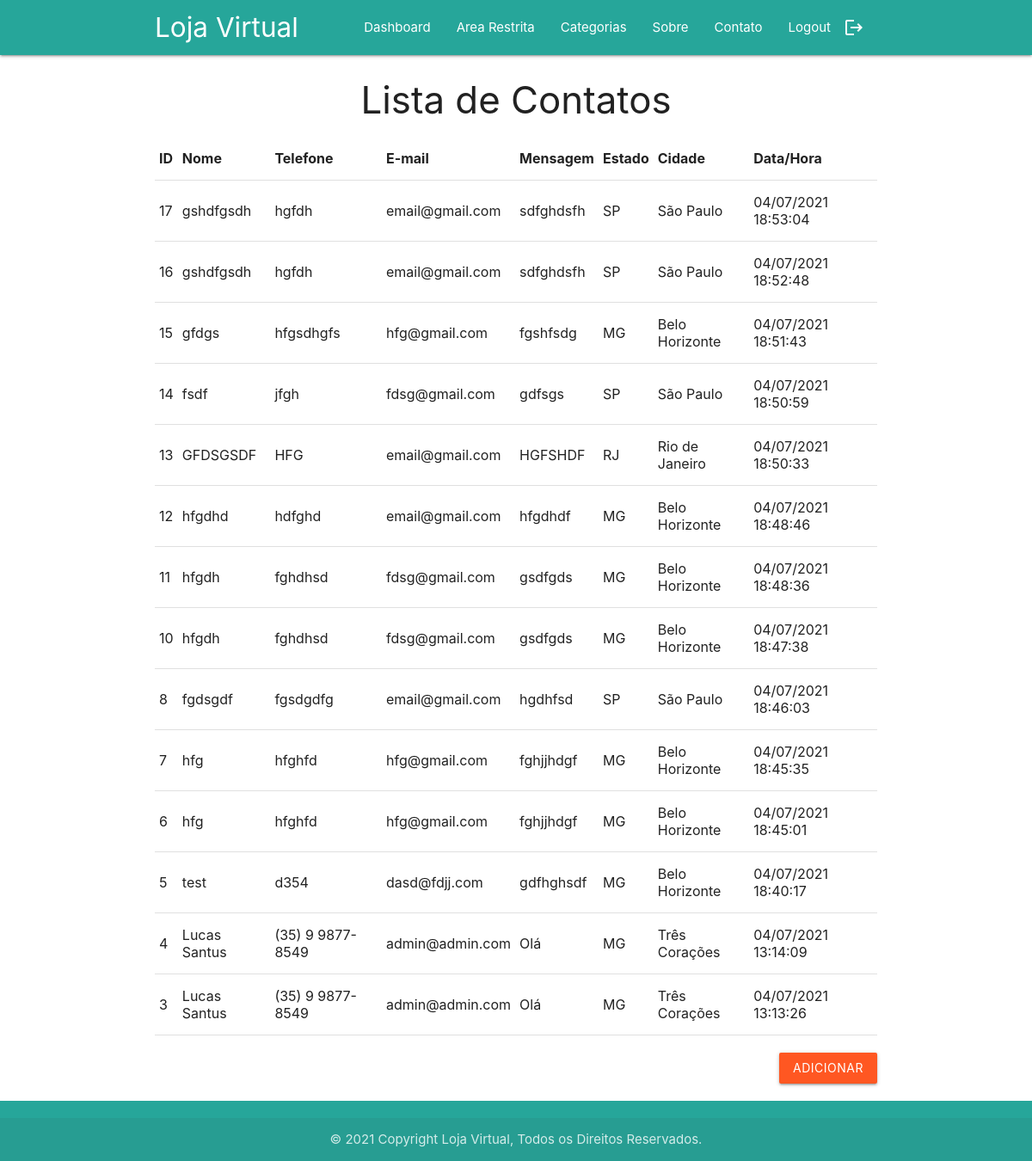
The page /?pg=contato/contatos (signed in) on the database as committed earlier.
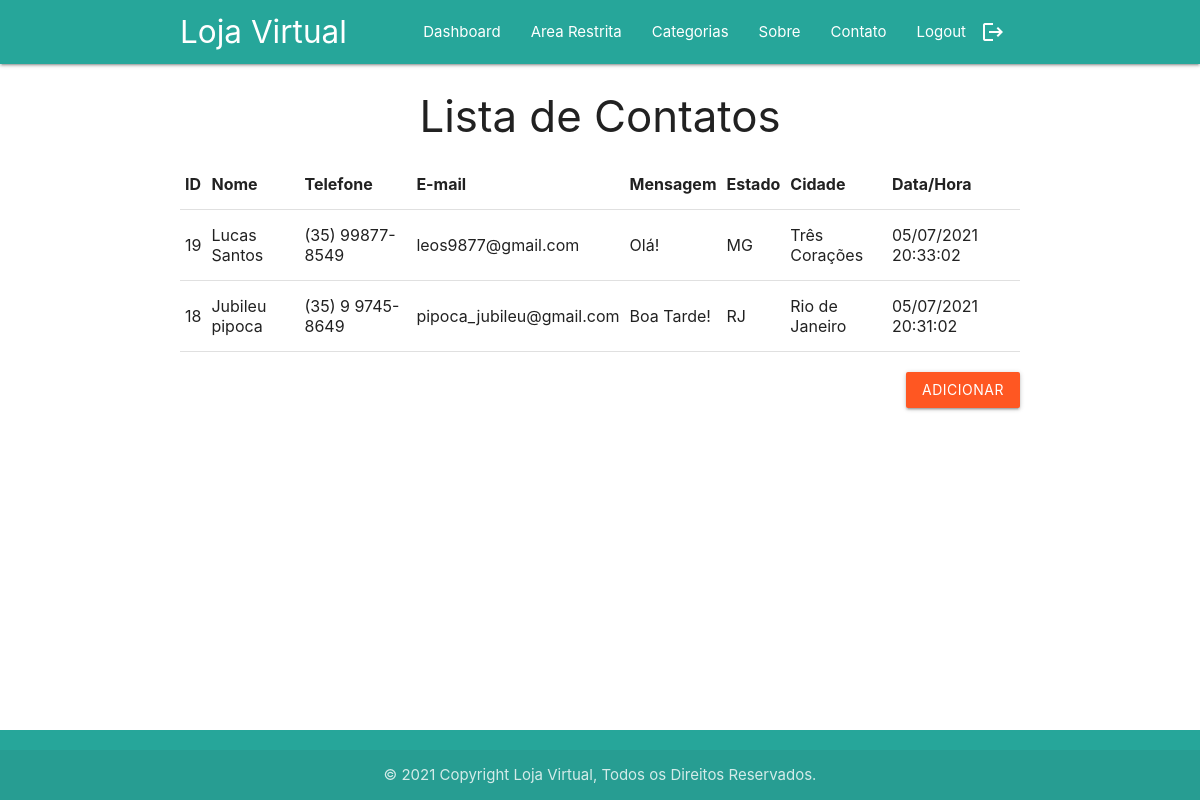
The same page on the database as committed later.
### tables this page shows
CREATE TABLE `contatos` (
  `id` int(11) NOT NULL AUTO_INCREMENT,
  `nome` varchar(100) NOT NULL,
  `telefone` varchar(20) NOT NULL,
  `email` varchar(100) NOT NULL,
  `mensagem` varchar(200) NOT NULL,
  `cidade_id` int(11) NOT NULL,
  `data_hora` datetime NOT NULL DEFAULT current_timestamp(),
  PRIMARY KEY (`id`),
  KEY `contatos_FK` (`cidade_id`),
  CONSTRAINT `contatos_FK` FOREIGN KEY (`cidade_id`) REFERENCES `cidades` (`id`)
);

CREATE TABLE `estados` (
  `id` int(11) NOT NULL AUTO_INCREMENT,
  `nome` varchar(100) NOT NULL,
  `sigla` varchar(2) NOT NULL,
  PRIMARY KEY (`id`)
);

CREATE TABLE `cidades` (
  `id` int(11) NOT NULL AUTO_INCREMENT,
  `estado_id` int(11) NOT NULL,
  `nome` varchar(100) NOT NULL,
  PRIMARY KEY (`id`),
  KEY `cidades_FK` (`estado_id`),
  CONSTRAINT `cidades_FK` FOREIGN KEY (`estado_id`) REFERENCES `estados` (`id`)
);

### paginas/contato/contatos.php (the view, shortened to what this page needs)
<?php
$sql = "SELECT co.id, co.nome, co.telefone, co.email, co.mensagem, uf.sigla AS estado, ci.nome AS cidade, DATE_FORMAT(co.data_hora, '%d/%m/%Y %H:%i:%S') AS data_hora
        FROM contatos co
        INNER JOIN cidades ci ON ci.id = co.cidade_id
        INNER JOIN estados uf ON uf.id = ci.estado_id
        ORDER BY co.id DESC";
$result = $conn->query($sql, PDO::FETCH_ASSOC);
?>
<head>
</head>
<h3 class="center">Lista de Contatos</h3>
<div class="row container">
    <table class="format_table">
        <tr>
            <th>ID</th>
            <th>Nome</th>
            <th>Telefone</th>
            <th>E-mail</th>
            <th>Mensagem</th>
            <th>Estado</th>
            <th>Cidade</th>
            <th>Data/Hora</th>
        </tr>
        <?php
            while($linha = $result->fetch()){
        ?>
            <tr>
                <?php
                    foreach($linha as $chave => $valor){
                ?>
                    <td><?= $valor ?></td>
                <?php
                    }
                ?>
            </tr>
        <?php
            }
        ?>
    </table>
    <div class="right">
        <a href="?pg=contato/form" class="waves-effect waves-light btn deep-orange">ADICIONAR</a>
    </div>
</div>

### index.php (shortened to what this page needs)
<html>
    <head>
        <link rel="stylesheet" type="text/css" href="css/index.css" />
        <link type="text/css" rel="stylesheet" href="css/materialize.min.css" media="screen,projection"/>
    </head>
    <body>
        <header>
            <nav class="teal lighten-1">
                <div class="nav-wrapper container">
                    <a href="?pg=inicio" class="brand-logo">Loja Virtual</a>
                    <ul class="right hide-on-med-and-down">
                        <?php
                            if(!isset($_SESSION["nome"])){
                        ?>
                            <li><a href="?pg=inicio">Dashboard</a></li>
                            <li><a href="?pg=sobre">Sobre</a></li>
                            <li><a href="?pg=contato/form">Contato</a></li>
                            <li><a href="?pg=login/form"><i class="material-icons right">login</i>Login</a></li>
                        <?php
                            }
                            else{
                        ?>
                            <li><a href="?pg=inicio">Dashboard</a></li>
                            <li><a href="?pg=area_restrita">Area Restrita</a></li>
                            <li><a href="?pg=categoria/cadastrar">Categorias</a></li>
                            <li><a href="?pg=sobre">Sobre</a></li>
                            <li><a href="?pg=contato/contatos">Contato</a></li>
                            <li><a href="?pg=login/limpar_sessao"><i class="material-icons right">logout</i>Logout</a></li>
                        <?php
                            }
                        ?>
                    </ul>
                </div>
            </nav>
        </header>
        <main>
            <?php
                $pg = (isset($_GET["pg"]) && !empty($_GET["pg"])) ? $_GET["pg"] : "inicio";
                include("paginas/".$pg.".php");
            ?>
        </main>
        <footer class="page-footer teal lighten-1">
            <div class="footer-copyright">
                <div class="container center">
                © 2021 Copyright Loja Virtual, Todos os Direitos Reservados.
                </div>
            </div>
        </footer>
    </body>
</html>

### css/index.css (style rules this page uses)
body { display: flex; min-height: 100vh; flex-direction: column; }
main { flex: 1 0 auto; }
.format_table { margin-bottom: 20px; }

Rows that differ between the two databases and show on the page:
removed contatos: id "17", nome "gshdfgsdh", telefone "hgfdh", email "email@gmail.com", mensagem "sdfghdsfh", estados.sigla "SP", cidade.nome "São Paulo", valor "04/07/2021 18:53:04"
removed contatos: id "16", nome "gshdfgsdh", telefone "hgfdh", email "email@gmail.com", mensagem "sdfghdsfh", estados.sigla "SP", cidade.nome "São Paulo", valor "04/07/2021 18:52:48"
removed contatos: id "15", nome "gfdgs", telefone "hfgsdhgfs", email "hfg@gmail.com", mensagem "fgshfsdg", estados.sigla "MG", cidade.nome "Belo Horizonte", valor "04/07/2021 18:51:43"
removed contatos: id "14", nome "fsdf", telefone "jfgh", email "fdsg@gmail.com", mensagem "gdfsgs", estados.sigla "SP", cidade.nome "São Paulo", valor "04/07/2021 18:50:59"
removed contatos: id "13", nome "GFDSGSDF", telefone "HFG", email "email@gmail.com", mensagem "HGFSHDF", estados.sigla "RJ", cidade.nome "Rio de Janeiro", valor "04/07/2021 18:50:33"
removed contatos: id "12", nome "hfgdhd", telefone "hdfghd", email "email@gmail.com", mensagem "hfgdhdf", estados.sigla "MG", cidade.nome "Belo Horizonte", valor "04/07/2021 18:48:46"
removed contatos: id "11", nome "hfgdh", telefone "fghdhsd", email "fdsg@gmail.com", mensagem "gsdfgds", estados.sigla "MG", cidade.nome "Belo Horizonte", valor "04/07/2021 18:48:36"
removed contatos: id "10", nome "hfgdh", telefone "fghdhsd", email "fdsg@gmail.com", mensagem "gsdfgds", estados.sigla "MG", cidade.nome "Belo Horizonte", valor "04/07/2021 18:47:38"
removed contatos: id "8", nome "fgdsgdf", telefone "fgsdgdfg", email "email@gmail.com", mensagem "hgdhfsd", estados.sigla "SP", cidade.nome "São Paulo", valor "04/07/2021 18:46:03"
removed contatos: id "7", nome "hfg", telefone "hfghfd", email "hfg@gmail.com", mensagem "fghjjhdgf", estados.sigla "MG", cidade.nome "Belo Horizonte", valor "04/07/2021 18:45:35"
removed contatos: id "6", nome "hfg", telefone "hfghfd", email "hfg@gmail.com", mensagem "fghjjhdgf", estados.sigla "MG", cidade.nome "Belo Horizonte", valor "04/07/2021 18:45:01"
removed contatos: id "5", nome "test", telefone "d354", email "dasd@fdjj.com", mensagem "gdfhghsdf", estados.sigla "MG", cidade.nome "Belo Horizonte", valor "04/07/2021 18:40:17"
removed contatos: id "4", nome "Lucas Santus", telefone "(35) 9 9877-8549", email "admin@admin.com", mensagem "Olá", estados.sigla "MG", cidade.nome "Três Corações", valor "04/07/2021 13:14:09"
removed contatos: id "3", nome "Lucas Santus", telefone "(35) 9 9877-8549", email "admin@admin.com", mensagem "Olá", estados.sigla "MG", cidade.nome "Três Corações", valor "04/07/2021 13:13:26"
added contatos: id "19", nome "Lucas Santos", telefone "(35) 99877-8549", email "leos9877@gmail.com", mensagem "Olá!", estados.sigla "MG", cidade.nome "Três Corações", valor "05/07/2021 20:33:02"
added contatos: id "18", nome "Jubileu pipoca", telefone "(35) 9 9745-8649", email "pipoca_jubileu@gmail.com", mensagem "Boa Tarde!", estados.sigla "RJ", cidade.nome "Rio de Janeiro", valor "05/07/2021 20:31:02"
